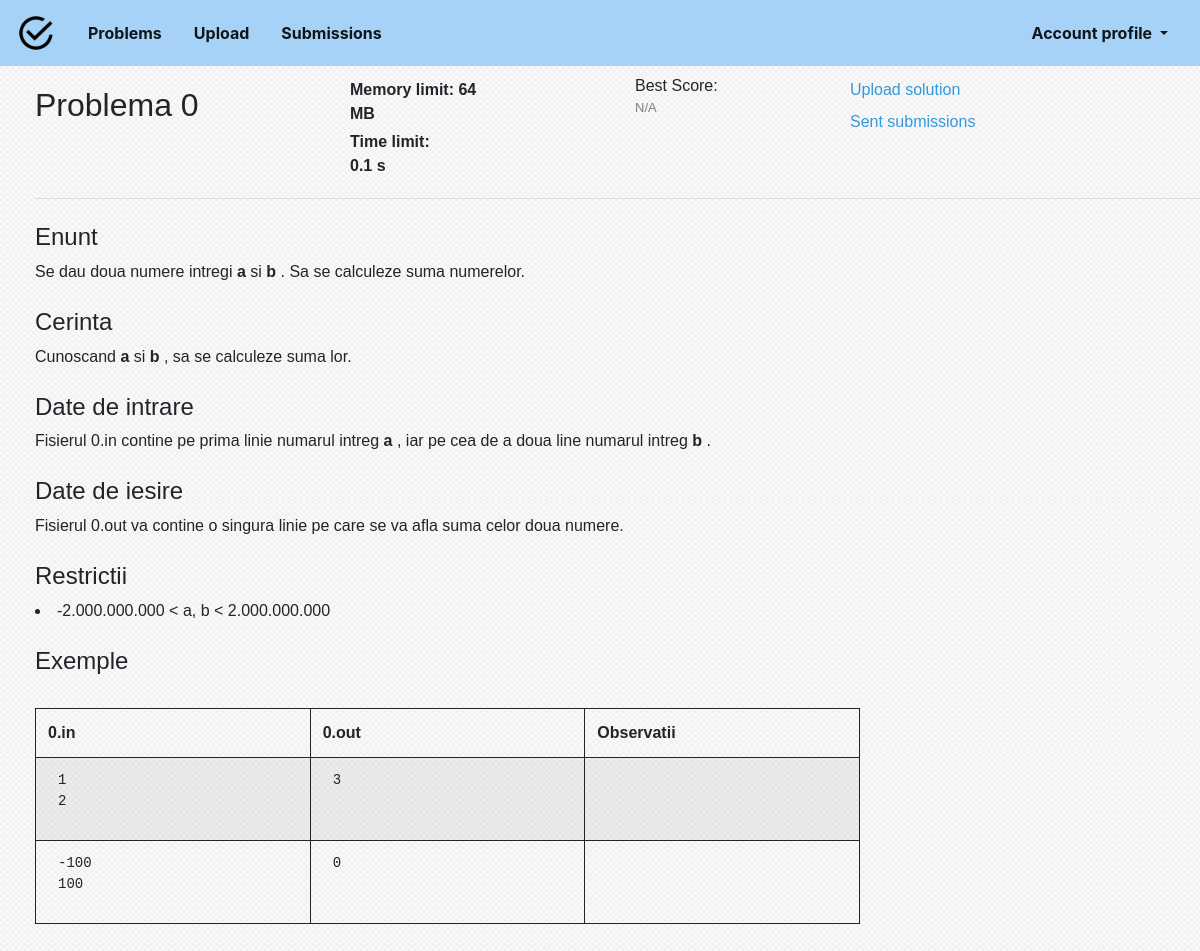
The app's page /checker/problem/0/ (signed in) with its own data.
### checker/models.py (models this page shows)
class Problem(models.Model):
    id = models.AutoField(auto_created=True, primary_key=True, serialize=False, verbose_name='ID')
    number = models.IntegerField(null=False)
    name = models.CharField(null=False, default='', max_length=100)
    solved = models.BooleanField(null=False, default=False)
    bestscore = models.IntegerField(null=False, default=0)
    coins_awarded = models.IntegerField(null=False, default=0)
    text = models.CharField(null=False, default='', max_length=10000)
    examples = models.CharField(null=False, default = '', max_length=100000)
    difficulty = models.IntegerField(null=False, default = 0)
    time_limit = models.FloatField(null=False, default = 0.0)
    memory_limit = models.IntegerField(null=False, default = 0)
    source_limit = models.IntegerField(null=False, default = 0)
    sources = models.ManyToManyField(to='checker.Document')

### checker/views.py (the view)
# urls.py: path('problem/<int:id>/', views.problem, name = 'problem'),
def problem(request, id = 0):
    entry = Problem.objects.filter(number = id)[0]
    examples = json.loads(entry.examples)
    bestsource = None
    max_score = -1
    if not request.user.is_anonymous:
        for source in request.user.profile.sent_sources.all():
            if source.problemobj.number == id and source.score > max_score:
                bestsource = source
                max_score = source.score
    return render(request, 'problem.html', {'entry': entry, 'examples': examples, 'bestsource': bestsource})

### checker/context_processors.py (called while the page is built)
def percentage_solved(request):
    return {
       "percentage_solved": 0 if request.user.is_anonymous else int(len(request.user.profile.problems_solved.all()) / len(Problem.objects.all()) * 100)
    }

### checker/templates/problem.html
{% extends 'base.html' %}
{% load add_attr %}
{% block content %}
    <div class="container-fluid" style="margin-left: 20px; font-family: Tahoma, Geneva, sans-serif;" >
        <div class="row my-2" >
            <div class="col-lg-3">
                <h2 style="margin-top: 12px;"> Problema {{ entry.number }} </h2>
            </div>
            <div class="col-lg-3">
                <div class="container">
                    <div class="row my-1">
                        <div class="col-lg-8">
                           <b>  Memory limit: {{ entry.memory_limit }} MB </b>
                        </div>
                    </div>
                    <div class="row my-1">
                        <div class="col-lg-6">
                            <b>  Time limit: {{ entry.time_limit }} s </b>
                        </div>
                    </div>
                </div>
            </div>
            <div class="col-lg-2">
                    Best Score:
                    {% if bestsource != None %}
                    <a href="/checker/{{bestsource.docfile}}/"> {{ bestsource.score }} </a>
                    {% else %}
                    <p style="font-size: 13px; color: gray"> N/A </p>
                    {% endif %}
            </div>
            <div class="col-lg-auto">
                <div class="container">
                    <div class="row">
                        <div class="col-lg-auto my-1">
                            {% if bestsource.score == 100 %}
                            <a href="official_solution"> See official solution </a>
                            {% else %}
                            <a href="/checker/upload"> Upload solution </a>
                            {% endif %}
                        </div>
                    </div>
                    <div class="row my-1">
                            <div class="col-lg-auto">
                                <a href="submissions"> Sent submissions </a>
                            </div>
                    </div>
                </div>
            </div>
        </div>
        <hr>
        {% autoescape off %}
        {{ entry.text }}
        {% endautoescape %}
    </div>
    <div class="container" style="margin-left: 20px; font-family: Tahoma, Geneva, sans-serif;">
        <div class="row">
            <div class="col-md-9">
                <table class="table table-striped table-bordered spec-border" style="border: 3px">
                    <thead>
                        <tr>
                            <th scope="col" style="width: 20%"> {{entry.number}}.in </th>
                            <th scope="col" style="width: 20%"> {{entry.number}}.out </th>
                            <th scope="col" style="width: 20%"> Observatii </th>
                        </tr>
                    </thead>
                    <tbody>
                        {% for ex in examples %}
                        <tr>
                            {% for field in ex %}
                            <td> <pre style="margin-left:10px">{{ field }}</pre> </td>
                            {% endfor %}
                        </tr>
                        {% endfor %}
                    </tbody>
                </table>
            </div>
        </div>
    </div>
{% endblock %}

### checker/static/css/upload.css (style rules this page uses)
body { background: url(/static/img/background.jpg); }
table.spec-border { border:1px solid ; }
table.spec-border > thead > tr > th { border:1px solid ; }
table.spec-border > tbody > tr > td { border:1px solid ; }

### checker/static/css/loader.css (style rules this page uses)
table { text-align: left; }
a:link { color: #3498db; text-decoration: none; }
a, a:link, a:hover, a:visited, a:active, a:focus { background-color: transparent !important; }

### records on screen
Problem: number "0", memory_limit "64", time_limit "0.1", text "Enunt Se dau doua numere intregi a si b . Sa se calculeze suma numerelor. Cerinta Cunoscand a si b , sa se calculeze suma lor. Date de intrare Fisierul 0.in contine pe prima linie numarul intreg a , iar pe cea de a doua line numarul intreg b . Date de iesire Fisierul 0.out va contine o singura linie pe care se va afla suma celor doua numere. Restrictii -2.000.000.000 < a, b < 2.000.000.000 Exemple"

### other values on screen
{{ field }} "1 2" "3" "-100 100" "0"
